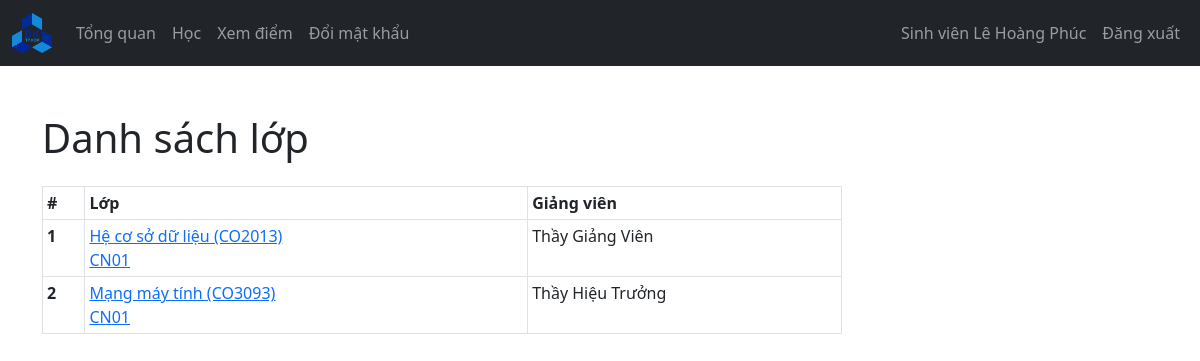
Screenshot of /SinhVien/hoc.php (signed in) with the database file from the repository.
### tables this page shows
CREATE TABLE `sinhvien` (
  `masinhvien` varchar(127) NOT NULL,
  `ho_tenlot` varchar(255) NOT NULL,
  `ten` varchar(255) NOT NULL,
  `tendangnhap` varchar(127) NOT NULL,
  `matkhau` varchar(255) NOT NULL,
  `email` varchar(255) NOT NULL,
  `sdt` varchar(15) NOT NULL,
  `namsinh` int(11) NOT NULL,
  `gioitinh` tinyint(1) NOT NULL
);

CREATE TABLE `lop_rec` (
  `id_lophoc` int(11) NOT NULL,
  `masinhvien` varchar(127) NOT NULL
);

CREATE TABLE `khoahoc` (
  `makhoahoc` varchar(127) NOT NULL,
  `tenkhoahoc` varchar(255) NOT NULL
);

CREATE TABLE `lophoc` (
  `id` int(11) NOT NULL,
  `malophoc` varchar(127) NOT NULL,
  `makhoahoc` varchar(127) NOT NULL,
  `magiangvien` varchar(127) NOT NULL
);

CREATE TABLE `giangvien` (
  `magiangvien` varchar(127) NOT NULL,
  `ho_tenlot` varchar(255) NOT NULL,
  `ten` varchar(255) NOT NULL,
  `tendangnhap` varchar(127) NOT NULL,
  `matkhau` varchar(255) NOT NULL,
  `email` varchar(255) NOT NULL,
  `sdt` varchar(15) NOT NULL,
  `namsinh` int(11) NOT NULL,
  `gioitinh` tinyint(1) NOT NULL
);

### controllers/sinhvien_ctl.php (called while the page is built, shortened)
<?php
function getSinhVienTheoId($id, $conn)
{
  $sql = "SELECT * FROM sinhvien
           WHERE masinhvien=?";
  $stmt = $conn->prepare($sql);
  $stmt->execute([$id]);
  if ($stmt->rowCount() == 1) {
    $sinhvien = $stmt->fetch();
    return $sinhvien;
  } else {
    return 0;
  }
}

### controllers/lophoc_ctl.php (called while the page is built, shortened)
<?php
function getGiangVienCuaLop($lop_id, $conn)
{
  $sql = "SELECT magiangvien FROM lophoc
          WHERE id=:idlop";
  $stmt = $conn->prepare($sql);
  $stmt->bindParam(':idlop',$lop_id);
  $stmt->execute();
  if ($stmt->rowCount() == 1) {
    $giangvien = $stmt->fetch();
    return $giangvien;
  } else {
    return 0;
  }
}
function getLopCuaSinhVien($sinhvien_id, $conn)
{
  $sql = "SELECT * FROM lop_rec
          WHERE masinhvien=?";
  $stmt = $conn->prepare($sql);
  $stmt->execute([$sinhvien_id]);
  if ($stmt->rowCount() >= 1) {
    $lophoc = $stmt->fetchAll();
    return $lophoc;
  } else {
    return 0;
  }
}
function getTenCuaKhoa($khoa_id, $conn) {
  $sql = "SELECT tenkhoahoc FROM khoahoc
          WHERE makhoahoc=?";
  $stmt = $conn->prepare($sql);
  $stmt->execute([$khoa_id]);
  if ($stmt->rowCount() == 1) {
    $tenkhoa = $stmt->fetch();
    return $tenkhoa;
  } else {
    return 0;
  }
}
function getLopTheoId($id, $conn) {
  $sql = "SELECT malophoc,makhoahoc FROM lophoc
          WHERE id=?";
  $stmt = $conn->prepare($sql);
  $stmt->execute([$id]);
  if ($stmt->rowCount() == 1) {
    $lophoc = $stmt->fetch();
    return $lophoc;
  } else {
    return 0;
  }
}

### controllers/global_ctl.php (called while the page is built, shortened)
<?php
function gotoLop($lop_id) {
  return "./lop_view.php?id=$lop_id";
}

### controllers/giangvien_ctl.php (called while the page is built, shortened)
<?php
function getGiangVienTheoId($giangvien_id, $conn)
{
  $sql = "SELECT * FROM giangvien
            WHERE magiangvien=?";
  $stmt = $conn->prepare($sql);
  $stmt->execute([$giangvien_id]);
  if ($stmt->rowCount() == 1) {
    $giangvien = $stmt->fetch();
    return $giangvien;
  } else {
    return 0;
  }
}

### SinhVien/hoc.php (the view, shortened to what this page needs)
<?php
if (isset($_SESSION['masinhvien']) && isset($_SESSION['tucach'])) {
    if ($_SESSION['tucach'] == 'SinhVien') {
        include "../controllers/includer.php";
        $masinhvien = $_SESSION['masinhvien'];
        $sinhvien = getSinhVienTheoId($masinhvien, $conn);
        $lophoc = getLopCuaSinhVien($masinhvien, $conn);
?>
        <!DOCTYPE html>
        <html lang="en">
        <head>
                <?php
                $tensinhvien = $sinhvien['ho_tenlot'] . " " . $sinhvien['ten'];
                $title = "Sinh viên " . $tensinhvien;
                $usrname = $title;
                ?>
            <link rel="stylesheet" href="https://cdn.jsdelivr.net/npm/bootstrap@5.2.0/dist/css/bootstrap.min.css">
            <link rel="stylesheet" href="../css/style.css">
            <link rel="stylesheet" href="https://cdnjs.cloudflare.com/ajax/libs/font-awesome/4.7.0/css/font-awesome.min.css">
        </head>
        <body>
            <?php
            include "comp/navbar.php";
            ?>
            <?php
            if ($lophoc != 0) {
            ?>
                <div class="container mt-5">
                    <h1>Danh sách lớp</h1>
                    <div class="table-responsive">
                        <table class="table table-sm table-bordered mt-3 n-table table-hover">
                            <thead>
                                <tr>
                                    <th scope="col">#</th>
                                    <th scope="col">Lớp</th>
                                    <th scope="col">Giảng viên</th>
                                </tr>
                            </thead>
                            <tbody>
                                <?php $i = 1;
                                foreach ($lophoc as $cailop) {
                                    $lop = getLopTheoId($cailop['id_lophoc'], $conn);
                                    $tenkhoa = getTenCuaKhoa($lop['makhoahoc'], $conn);
                                    $tenkhoa = $tenkhoa['tenkhoahoc'];
                                    $tenlop = $tenkhoa . " (" . $lop['makhoahoc'] . ")";
                                    $gv = getGiangVienCuaLop($cailop['id_lophoc'], $conn);
                                    $giangvien = getGiangVienTheoId($gv['magiangvien'], $conn);
                                    $gGV_tmp = $giangvien['gioitinh'];
                                    if ($gGV_tmp == true) {
                                        $gGV = "Thầy ";
                                    } else {
                                        $gGV = "Cô ";
                                    }
                                    $id_ = $cailop['id_lophoc'];
                                    $tengiangvien = $gGV . $giangvien['ho_tenlot'] . " " . $giangvien['ten'];
                                ?>
                                    <tr>
                                        <th scope="row">
                                            <?php echo $i;
                                            $i++; ?>
                                        </th>
                                        <td>
                                            <a href="<?php echo gotoLop($id_)?>">
                                                <?= $tenlop; ?>
                                                <br />
                                                <?= $lop['malophoc'] ?>
                                            </a>
                                        </td>
                                        <td>
                                            <?= $tengiangvien ?>
                                        </td>
                                    </tr>
                                <?php } ?>
                            </tbody>
                        </table>
                    </div>
                <?php } else { ?>
                    <div class="alert alert-info .w-450 m-5" role="alert">
                        Không có lớp học!
                    </div>
                <?php } ?>
                </div>
        </body>
        </html>
<?php
    } else {
        header("Location: ../login.php");
        exit;
    }
} else {
    header("Location: ../login.php");
    exit;
}
?>

### SinhVien/comp/navbar.php (shortened to what this page needs)
<nav class="navbar navbar-expand-lg navbar-dark bg-dark">
  <div class="container-fluid">
    <a class="navbar-brand" href="../index.php">
      <img src="../imgs/logo.png" width="40">
    </a>
    <div class="collapse navbar-collapse" id="navbarSupportedContent">
      <ul class="navbar-nav me-auto mb-2 mb-lg-0" id="navLinks">
        <li class="nav-item">
          <a class="nav-link" aria-current="page" href="index.php">Tổng quan</a>
        </li>
        <li class="nav-item">
          <a class="nav-link" href="hoc.php">Học</a>
        </li>
        <li class="nav-item">
          <a class="nav-link" href="diem.php">Xem điểm</a>
        </li>
        <li class="nav-item">
          <a class="nav-link" href="doimatkhau.php">Đổi mật khẩu</a>
        </li>
      </ul>
      <ul class="navbar-nav me-right mb-2 mb-lg-0">
        <li class="nav-item">
          <a class="nav-link" href="index.php">
            <?= $usrname ?>
          </a>
        </li>
        <li class="nav-item">
          <a class="nav-link" href="../logout.php">Đăng xuất</a>
        </li>
      </ul>
    </div>
  </div>
</nav>

### css/style.css (style rules this page uses)
.n-table { max-width: 800px; }

### rows the page displays
sinhvien: usrname "Sinh viên Lê Hoàng Phúc"
lop_rec: khoahoc.tenkhoahoc "Hệ cơ sở dữ liệu (CO2013)", id_lophoc.malophoc "CN01", giangvien.gioitinh+ho_tenlot+ten "Thầy Giảng Viên"
lop_rec: khoahoc.tenkhoahoc "Mạng máy tính (CO3093)", id_lophoc.malophoc "CN01", giangvien.gioitinh+ho_tenlot+ten "Thầy Hiệu Trưởng"
